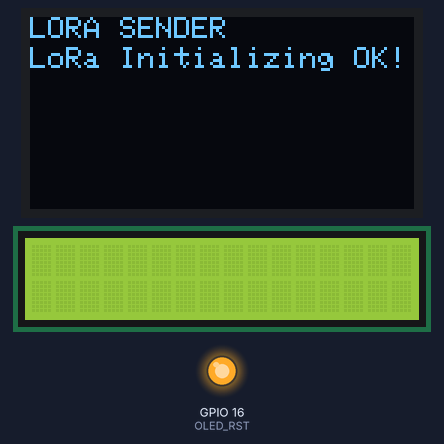
A sketch run on a simulated ESP32. Parts: 128×64 one-colour display, 16×2 character LCD, output pins drawn as LEDs (lit = HIGH). No radio packets arrive unless stated; what the sketch prints to the serial monitor is not drawn.

Above: at 0.2 s.
At 2.2 s:
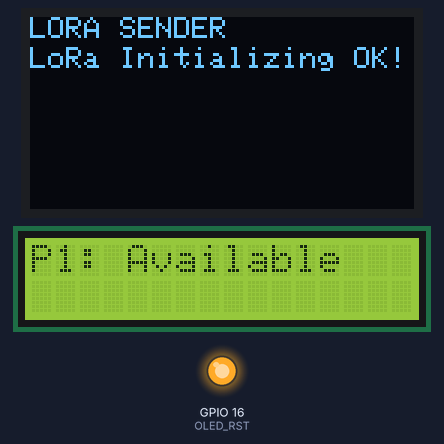
At 4.4 s:
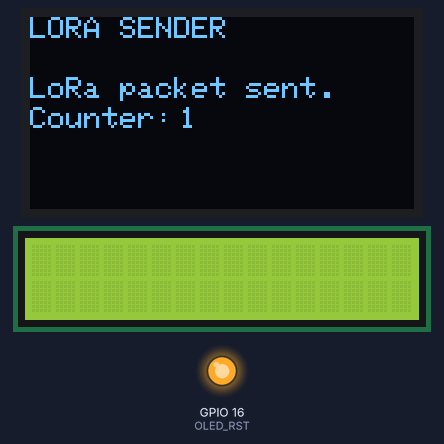
At 15.5 s:
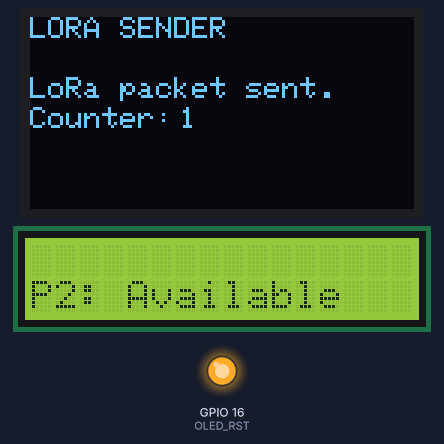
At 28.8 s:
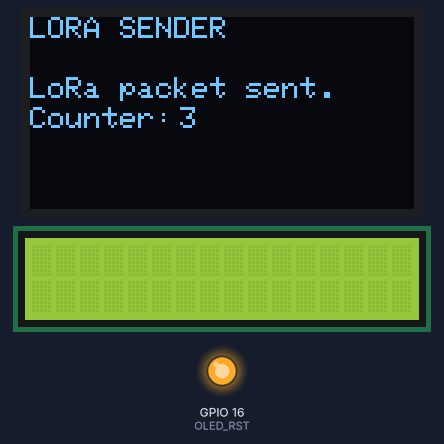
At 38.8 s:
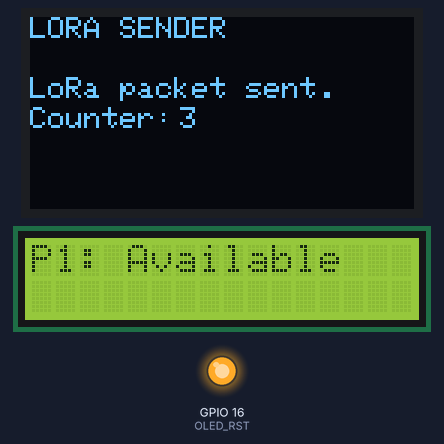

Measured:
- what the display in image 0 shows lasts 2.0 s, from 0.2 s to 2.2 s
- what the display in image 1 shows lasts 1.0 s, from 2.2 s to 3.2 s
- what the display in image 2 shows lasts 10.0 s, from 4.4 s to 14.4 s

The sketch:

IR_LCD_LoRaTX.ino
```cpp
#include <SPI.h>
#include <LoRa.h>

//Libraries for OLED Display
#include <Wire.h>
#include <Adafruit_GFX.h>
#include <Adafruit_SSD1306.h>
#include <LiquidCrystal_I2C.h>
// set LCD address, number of columns and rows
// if you don't know your display address, run an I2C scanner sketch
LiquidCrystal_I2C lcd(0x27, 16, 2);
int irSenRead1 =15;
int irSenRead2 =4;
int isObstacle1 = HIGH;
int isObstacle2 = HIGH;

//define the pins used by the LoRa transceiver module
#define SCK 5
#define MISO 19
#define MOSI 27
#define SS 18
#define RST 14
#define DIO0 26

//433E6 for Asia
//866E6 for Europe
//915E6 for North America
#define BAND 915E6

//OLED pins
#define OLED_SDA 4
#define OLED_SCL 15
#define OLED_RST 16
#define SCREEN_WIDTH 128 // OLED display width, in pixels
#define SCREEN_HEIGHT 64 // OLED display height, in pixels

//packet counter
int counter = 0;

Adafruit_SSD1306 display(SCREEN_WIDTH, SCREEN_HEIGHT, &Wire, OLED_RST);

void setup() {

  //reset OLED display via software
  pinMode(OLED_RST, OUTPUT);
  digitalWrite(OLED_RST, LOW);
  delay(20);
  digitalWrite(OLED_RST, HIGH);

  //initialize OLED
  Wire.begin(OLED_SDA, OLED_SCL);
  if(!display.begin(SSD1306_SWITCHCAPVCC, 0x3c, false, false)) { // Address 0x3C for 128x32
    Serial.println(F("SSD1306 allocation failed"));
    for(;;); // Don't proceed, loop forever

  }
   lcd.init();
  // turn on LCD backlight
  lcd.backlight();

  pinMode(irSenRead1 ,INPUT);
    pinMode(irSenRead2 ,INPUT);
   Serial.begin(115200);

  display.clearDisplay();
  display.setTextColor(WHITE);
  display.setTextSize(1);
  display.setCursor(0,0);
  display.print("LORA SENDER ");
  display.display();

  //initialize Serial Monitor


  Serial.println("LoRa Sender Test");

  //SPI LoRa pins
  SPI.begin(SCK, MISO, MOSI, SS);
  //setup LoRa transceiver module
  LoRa.setPins(SS, RST, DIO0);

  if (!LoRa.begin(BAND)) {
    Serial.println("Starting LoRa failed!");
    while (1);
  }
  Serial.println("LoRa Initializing OK!");
  display.setCursor(0,10);
  display.print("LoRa Initializing OK!");
  display.display();
  delay(2000);
}

void loop() {


  counter++;
    isObstacle1 = digitalRead(irSenRead1); // // Read IR sensor output
   Serial.println(digitalRead(irSenRead1)); // // print the output

     isObstacle2 = digitalRead(irSenRead2); // // Read IR sensor output
   Serial.println(digitalRead(irSenRead2)); // // print the output

  // // isObstacle ==low there is obstacle infront of sensor
  // // using serial monitor we can see this output

  if (isObstacle1 == LOW) {
    lcd.setCursor(0, 0);
    Serial.println("OBSTACLE1");
    Serial.println("P1: Occupied");
    lcd.print("P1: Occupied");
      delay(1000);
  // clears the display to print new message
  lcd.clear();
  }
  else
  {
    lcd.setCursor(0, 0);
    Serial.println("NO");
        lcd.print("P1: Available");
         Serial.println("P1: Available");
      delay(1000);
  // clears the display to print new message
  lcd.clear();
  }
   Serial.print("Sending packet: ");
  LoRa.beginPacket();
  LoRa.print(isObstacle1);
  LoRa.print("a");
  LoRa.print(counter);
  LoRa.endPacket();

    if (isObstacle2 == LOW) {
      lcd.setCursor(0,1);
    Serial.println("OBSTACLE2");
     Serial.println("P2: Occupied");
    lcd.print("P2: Occupied");
          delay(1000);
  // clears the display to print new message
  lcd.clear();
  }
  else
  {
    lcd.setCursor(0, 1);
    Serial.println("NO");
    Serial.println("P2: Available");
            lcd.print("P2: Available");
      delay(1000);
  // clears the display to print new message
  lcd.clear();
  }
   Serial.print("Sending packet: ");
  LoRa.beginPacket();
  LoRa.print(isObstacle2);
  LoRa.print("b");
  LoRa.print(counter);
  LoRa.endPacket();
    Serial.print("Sending packet: ");
  Serial.println(counter);

  //Send LoRa packet to receiver


  display.clearDisplay();
  display.setCursor(0,0);
  display.println("LORA SENDER");
  display.setCursor(0,20);
  display.setTextSize(1);
  display.print("LoRa packet sent.");
  display.setCursor(0,30);
  display.print("Counter:");
  display.setCursor(50,30);
  display.print(counter);
  display.display();


  delay(10000);
}
```
